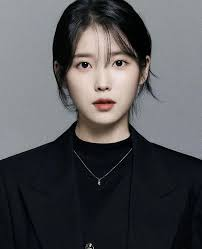
#> input picture images/iu.jpg, 202 x 249 px
$ jupyter execute 12_contour.ipynb
#> lines starting #> are read from the running program, lines starting #| are printed output that depends on the picture; after the words box and inside, x2 and y2 are one past the last pixel; in counts of white or black regions, pixels touching at a corner belong together
[cell 1]
## 윤곽선 검출: 경계선을 연결한 선
# 흑백 이미지 -> 이진화 -> 윤곽선 찾기(findcontour) -> 윤곽선 그리기(drawcontour)

import cv2

img=cv2.imread('images/iu.jpg')
#> img is the input picture: shape (249, 202, 3); mean B, G, R 85, 82, 82.4

# 윤곽선 검출은 원본에 영향을 주므로 미리 깊은 복사
coppied=img.copy()
coppied_2=img.copy()

[cell 2]
# 그레이 스케일
gray=cv2.cvtColor(coppied, cv2.COLOR_BGR2GRAY)
gray_2=cv2.cvtColor(coppied_2, cv2.COLOR_BGR2GRAY)

# 이진화(오츠)
ret, binary = cv2.threshold(gray, -1, 255, cv2.THRESH_BINARY | cv2.THRESH_OTSU)
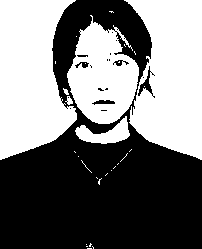
#> binary: shape (249, 202); 47.6% white; 30 white regions (24 under 20 px)
#> ret = 85
ret_2, binary_2 = cv2.threshold(gray_2, -1, 255, cv2.THRESH_BINARY | cv2.THRESH_OTSU)
#> ret_2 = 85

# 윤곽선 찾기
contours, hierachy = cv2.findContours(binary, cv2.RETR_LIST, cv2.CHAIN_APPROX_NONE)          # 전체 윤곽선 검출
#> contours = 61 contours, 51 with area under 20; largest, box (x1, y1, x2, y2) and area: (124, 0, 202, 160) 8954, (0, 0, 77, 160) 8854, (67, 15, 139, 124) 4976, (75, 116, 130, 144) 660, (137, 65, 154, 97) 176
contours_2, hierachy_2 = cv2.findContours(binary_2, cv2.RETR_EXTERNAL, cv2.CHAIN_APPROX_NONE)     # 외부 윤곽선 검출
#> contours_2 = 27 contours, 22 with area under 20; largest, box (x1, y1, x2, y2) and area: (124, 0, 202, 160) 8954, (0, 0, 77, 160) 8854, (67, 15, 139, 124) 4976, (75, 116, 130, 144) 660, (65, 96, 73, 105) 30

# 윤곽선 그리기
cv2.drawContours(coppied, contours, -1, (255,0,0), 2)
#> coppied: shape (249, 202, 3); 11.41% of pixels changed, all inside (x1, y1, x2, y2) = (0, 0, 202, 249)
cv2.drawContours(coppied_2, contours_2, -1, (255,0,0), 2)
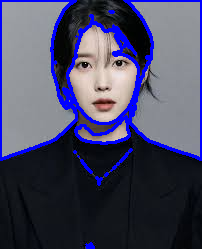
#> coppied_2: shape (249, 202, 3); 9.29% of pixels changed, all inside (x1, y1, x2, y2) = (0, 0, 202, 249)

cv2.imshow('1', img)
cv2.imshow('2', coppied)
cv2.imshow('3', coppied_2)


cv2.waitKey(0)
cv2.destroyAllWindows()

[cell 3]
## 윤곽선 경계 사격형(bounding rectangle): 윤곽선을 둘러싼 사격형 그리기

# 그레이 스케일
gray=cv2.cvtColor(coppied, cv2.COLOR_BGR2GRAY)

# 이진화(오츠)
ret, binary = cv2.threshold(gray, -1, 255, cv2.THRESH_BINARY | cv2.THRESH_OTSU)
#> binary: shape (249, 202); 39.9% white; 6 white regions (2 under 20 px)
#> ret = 86

# 윤곽선 찾기
contours, hierachy = cv2.findContours(binary, cv2.RETR_LIST, cv2.CHAIN_APPROX_NONE)          # 전체 윤곽선 검출
#> contours = 9 contours, 2 with area under 20; largest, box (x1, y1, x2, y2) and area: (2, 2, 75, 157) 7904, (131, 2, 200, 157) 7662, (69, 25, 137, 122) 3760, (78, 120, 128, 142) 364, (89, 97, 118, 108) 220, (95, 85, 111, 94) 99, (98, 107, 110, 114) 58

# 윤곽선 사격형 그리기
for contour in contours:
    x, y, width, height = cv2.boundingRect(contour)
    cv2.rectangle(coppied, (x,y), (x+width,y+height),(255,0,0), 2)
#> this loop made 9 passes
#> (x, y, width, height) on passes 1, 2, 3, 4, 5, 7, 8, 9: (78, 120, 50, 22), (98, 107, 12, 7), (89, 97, 29, 11), (95, 85, 16, 9), (142, 80, 1, 1), (69, 25, 68, 97), (131, 2, 69, 155), (2, 2, 73, 155)
#> (contour, x, y, width, height) on pass 6: ([[145, 72], [145, 73], [145, 74], [145, 73]], 145, 72, 1, 3)
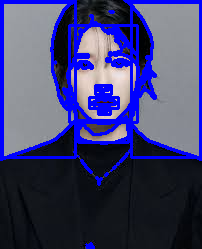
#> coppied: shape (249, 202, 3); mean B, G, R 111.4, 64.8, 64.1


cv2.imshow('1', img)
cv2.imshow('2', coppied)


cv2.waitKey(0)
cv2.destroyAllWindows()

[cell 4]
## 실습 : 윤곽선 경계 사격형 + 트랙바
import cv2
img=cv2.imread('images/vehicles.png')
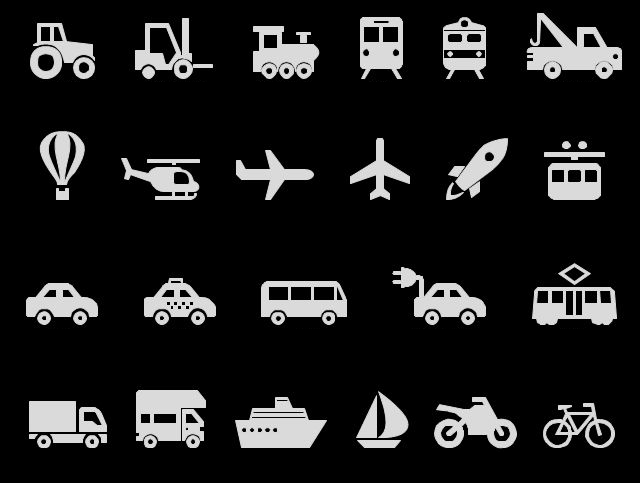
#> input picture images/vehicles.png, 640 x 483 px
#> img is the input picture: shape (483, 640, 3); min 0, max 253, mean 31.7

# 윤곽선 검출은 원본에 영향을 주므로 미리 깊은 복사
coppied=img.copy()

# 그레이 스케일
gray=cv2.cvtColor(coppied, cv2.COLOR_BGR2GRAY)
#> gray: shape (483, 640)

# 이진화(오츠)
ret, binary = cv2.threshold(gray, -1, 120, cv2.THRESH_BINARY | cv2.THRESH_OTSU)
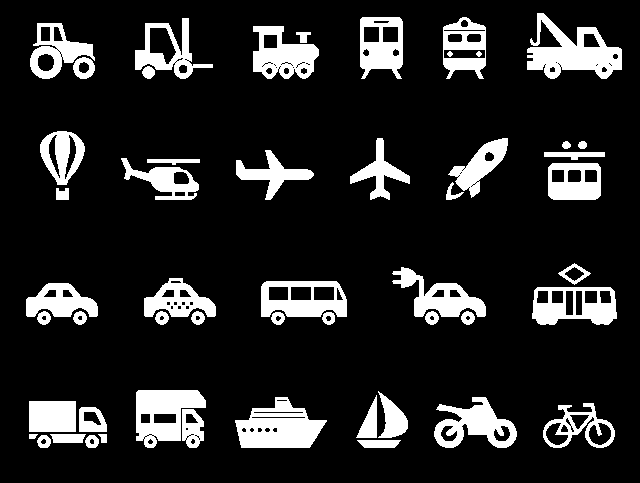
#> binary: shape (483, 640); values 0 (black) and 120 (white), 14.5% white; 52 white regions
#> ret = 107

# 윤곽선 찾기
contours, hierachy = cv2.findContours(binary, cv2.RETR_EXTERNAL, cv2.CHAIN_APPROX_SIMPLE)          # 전체 윤곽선 검출
#> contours = 50 contours; largest, box (x1, y1, x2, y2) and area: (527, 13, 622, 79) 3169, (235, 397, 327, 448) 2978, (532, 287, 617, 325) 2736, (261, 281, 347, 317) 2700, (136, 390, 206, 448) 2632

name='Trackbar'
cv2.namedWindow(name)
cv2.createTrackbar('Trackbar', name, 0, len(contours)-1, lambda x:x)           # 트랙바 창 이름, 트랙바 조정 값 이름, 시작점, 최대점, 수식(무의미해도 없으면 안됨, 변동이 있을 시 변환)

# 윤곽선 사격형 그리기
while True:
    threshold=cv2.getTrackbarPos('Trackbar', name)
#> threshold = 0
    coppied_2=coppied.copy()
    x, y, width, height = cv2.boundingRect(contours[threshold])
#> x = 357; y = 440; width = 44; height = 8


    cv2.rectangle(coppied_2, (x,y), (x+width,y+height),(255,0,0), 2)
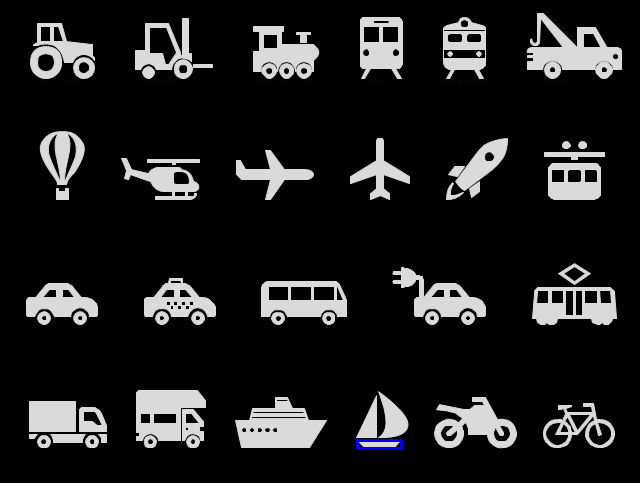
#> coppied_2: shape (483, 640, 3); 0.1% of pixels changed, all inside (x1, y1, x2, y2) = (356, 439, 403, 450)
    cv2.imshow(name, coppied_2)


    if cv2.waitKey(1) == ord('q'):
#> (key q is pressed here)
        break


cv2.destroyAllWindows()

[cell 5]
## 실습 : 윤곽선 경계 사격형 + 트랙바 + 작은것 제거

import cv2
img=cv2.imread('images/vehicles.png')

# 윤곽선 검출은 원본에 영향을 주므로 미리 깊은 복사
coppied=img.copy()

# 그레이 스케일
gray=cv2.cvtColor(coppied, cv2.COLOR_BGR2GRAY)

# 이진화(오츠)
ret, binary = cv2.threshold(gray, -1, 120, cv2.THRESH_BINARY | cv2.THRESH_OTSU)

# 윤곽선 찾기
contours, hierachy = cv2.findContours(binary, cv2.RETR_EXTERNAL, cv2.CHAIN_APPROX_SIMPLE)          # 전체 윤곽선 검출

name='Trackbar'
cv2.namedWindow(name)

filtered=[]
MIN_AREA=1000

for contour in contours:
    if cv2.contourArea(contour) > MIN_AREA:
        filtered.append(contour)
#> this loop made 50 passes
#> contour on pass 10: [[29, 401], [29, 431], [75, 431], [75, 401]]
#> after the loop, filtered = 22 contours; largest, box (x1, y1, x2, y2) and area: (527, 13, 622, 79) 3169, (235, 397, 327, 448) 2978, (532, 287, 617, 325) 2736, (261, 281, 347, 317) 2700, (136, 390, 206, 448) 2632

cv2.createTrackbar('Trackbar', name, 0, len(filtered)-1, lambda x:x)           # 트랙바 창 이름, 트랙바 조정 값 이름, 시작점, 최대점, 수식(무의미해도 없으면 안됨, 변동이 있을 시 변환)


# 윤곽선 사격형 그리기
while True:
    threshold=cv2.getTrackbarPos('Trackbar', name)
    coppied_2=coppied.copy()
    x, y, width, height = cv2.boundingRect(contours[threshold])


    cv2.rectangle(coppied_2, (x,y), (x+width,y+height),(255,0,0), 2)
    cv2.imshow(name, coppied_2)


    if cv2.waitKey(1) == ord('q'):
#> (key q is pressed here)
        break


cv2.destroyAllWindows()

[cell 6]
## 윤곽선 경계 사격형 + 카드 출력

import cv2

img=cv2.imread('images/many_cards.png')
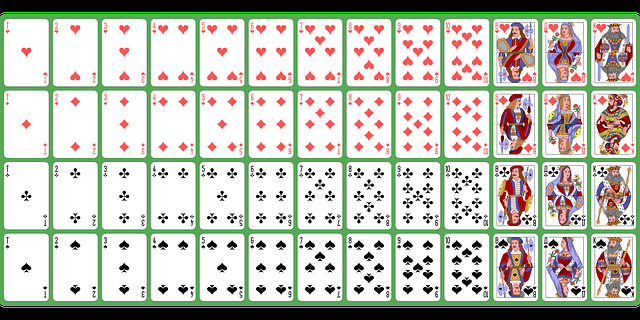
#> input picture images/many_cards.png, 640 x 320 px
#> img is the input picture: shape (320, 640, 3); mean B, G, R 180, 193.8, 189.7

# 윤곽선 검출은 원본에 영향을 주므로 미리 깊은 복사
coppied=img.copy()

# 그레이 스케일
gray=cv2.cvtColor(coppied, cv2.COLOR_BGR2GRAY)
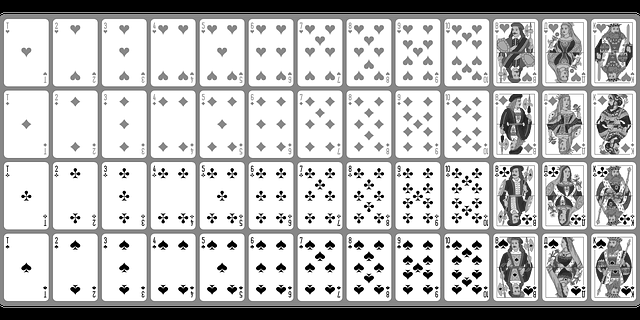
#> gray: shape (320, 640); min 0, max 255, mean 191

# 이진화(오츠)
ret, binary = cv2.threshold(gray, -1, 255, cv2.THRESH_BINARY | cv2.THRESH_OTSU)
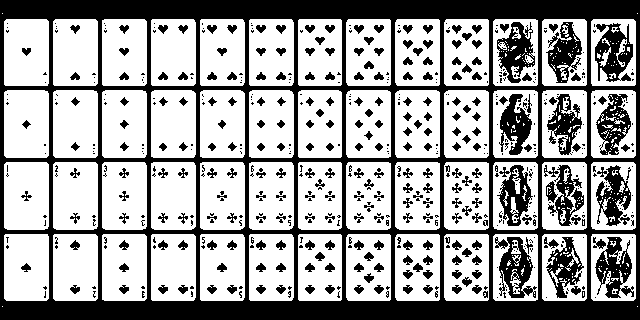
#> binary: shape (320, 640); 63.9% white; 665 black regions (408 under 20 px)
#> ret = 169

# 윤곽선 찾기
contours, _ = cv2.findContours(binary, cv2.RETR_EXTERNAL, cv2.CHAIN_APPROX_SIMPLE)          # 전체 윤곽선 검출
#> contours = 56 contours, 4 with area under 20; largest, box (x1, y1, x2, y2) and area: (591, 162, 636, 230) 2936, (542, 162, 587, 230) 2936, (53, 162, 98, 230) 2936, (4, 162, 49, 230) 2936, (591, 90, 636, 158) 2936

# 윤곽선 사격형 그리기
# cv2.drawContours(img, contours, -1, (255,0,0), 2)
for idx, contour in enumerate(contours):                                             # enumerate 함수
    if cv2.contourArea(contour) > 2000:
        x, y, width, height = cv2.boundingRect(contour)
        cv2.rectangle(img, (x,y), (x+width, y+height), (255,0,0),2)
        crop=img[y:y+height,x:x+width]
        cv2.imshow(f'card {idx}', crop)
#> this loop made 56 passes
#> (x, y, width, height) on passes 3 to 14: (591, 234, 45, 67), (542, 234, 45, 67), (493, 234, 45, 67), (444, 234, 45, 67), (395, 234, 45, 67), (346, 234, 45, 67), (298, 234, 44, 67), (249, 234, 45, 67), (200, 234, 45, 67), (151, 234, 45, 67), (102, 234, 45, 67), (53, 234, 45, 67)
#> contour on passes 1, 2, 55, 56: [[637, 306]], [[2, 306]], [[637, 13]], [[2, 13]]
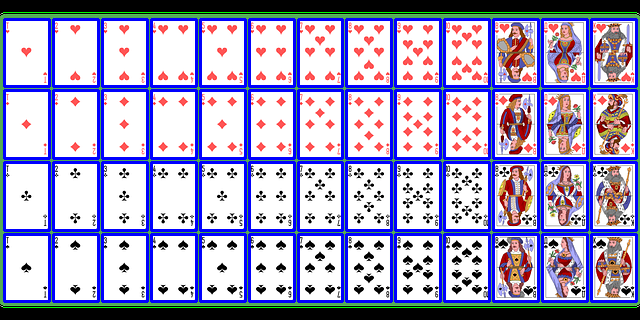
#> img: shape (320, 640, 3); 17.03% of pixels changed, all inside (x1, y1, x2, y2) = (3, 18, 638, 303)


cv2.imshow('1', img)
cv2.waitKey(0)
cv2.destroyAllWindows()
